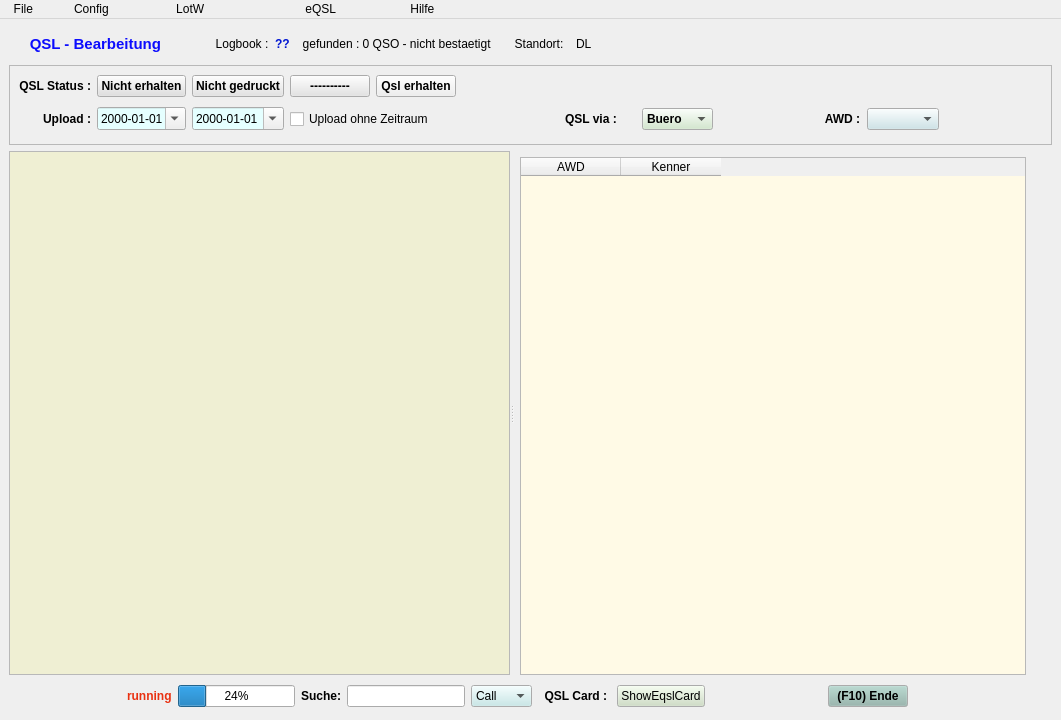
<?xml version="1.0" encoding="UTF-8"?>
<ui version="4.0">
 <class>qsl</class>
 <widget class="QMainWindow" name="qsl">
  <property name="geometry">
   <rect>
    <x>0</x>
    <y>0</y>
    <width>1061</width>
    <height>720</height>
   </rect>
  </property>
  <property name="windowTitle">
   <string>QslDialog</string>
  </property>
  <widget class="QWidget" name="centralwidget">
   <layout class="QGridLayout" name="gridLayout_5">
    <item row="0" column="0">
     <layout class="QGridLayout" name="gridLayout_3">
      <item row="0" column="0">
       <widget class="QLabel" name="label_3">
        <property name="palette">
         <palette>
          <active>
           <colorrole role="WindowText">
            <brush brushstyle="SolidPattern">
             <color alpha="255">
              <red>12</red>
              <green>12</green>
              <blue>254</blue>
             </color>
            </brush>
           </colorrole>
          </active>
          <inactive>
           <colorrole role="WindowText">
            <brush brushstyle="SolidPattern">
             <color alpha="255">
              <red>12</red>
              <green>12</green>
              <blue>254</blue>
             </color>
            </brush>
           </colorrole>
          </inactive>
          <disabled>
           <colorrole role="WindowText">
            <brush brushstyle="SolidPattern">
             <color alpha="255">
              <red>146</red>
              <green>145</green>
              <blue>144</blue>
             </color>
            </brush>
           </colorrole>
          </disabled>
         </palette>
        </property>
        <property name="font">
         <font>
          <pointsize>11</pointsize>
          <weight>75</weight>
          <bold>true</bold>
         </font>
        </property>
        <property name="text">
         <string>     QSL - Bearbeitung          </string>
        </property>
       </widget>
      </item>
      <item row="0" column="1">
       <widget class="QLabel" name="label_4">
        <property name="text">
         <string>  Logbook :</string>
        </property>
       </widget>
      </item>
      <item row="0" column="2">
       <widget class="QLabel" name="lableLogbook">
        <property name="palette">
         <palette>
          <active>
           <colorrole role="WindowText">
            <brush brushstyle="SolidPattern">
             <color alpha="255">
              <red>0</red>
              <green>21</green>
              <blue>210</blue>
             </color>
            </brush>
           </colorrole>
          </active>
          <inactive>
           <colorrole role="WindowText">
            <brush brushstyle="SolidPattern">
             <color alpha="255">
              <red>0</red>
              <green>21</green>
              <blue>210</blue>
             </color>
            </brush>
           </colorrole>
          </inactive>
          <disabled>
           <colorrole role="WindowText">
            <brush brushstyle="SolidPattern">
             <color alpha="255">
              <red>146</red>
              <green>145</green>
              <blue>144</blue>
             </color>
            </brush>
           </colorrole>
          </disabled>
         </palette>
        </property>
        <property name="font">
         <font>
          <weight>75</weight>
          <bold>true</bold>
         </font>
        </property>
        <property name="text">
         <string>??</string>
        </property>
       </widget>
      </item>
      <item row="0" column="3">
       <widget class="QLabel" name="labelCnt">
        <property name="text">
         <string>  gefunden : 0 QSO - nicht bestaetigt</string>
        </property>
       </widget>
      </item>
      <item row="0" column="4">
       <widget class="QLabel" name="label">
        <property name="text">
         <string>     Standort:  </string>
        </property>
        <property name="alignment">
         <set>Qt::AlignRight|Qt::AlignTrailing|Qt::AlignVCenter</set>
        </property>
       </widget>
      </item>
      <item row="0" column="5">
       <widget class="QLabel" name="label_7">
        <property name="text">
         <string>DL</string>
        </property>
       </widget>
      </item>
      <item row="0" column="6">
       <spacer name="horizontalSpacer_3">
        <property name="orientation">
         <enum>Qt::Horizontal</enum>
        </property>
        <property name="sizeHint" stdset="0">
         <size>
          <width>68</width>
          <height>31</height>
         </size>
        </property>
       </spacer>
      </item>
     </layout>
    </item>
    <item row="1" column="0" colspan="2">
     <widget class="QFrame" name="frame">
      <property name="frameShape">
       <enum>QFrame::StyledPanel</enum>
      </property>
      <property name="frameShadow">
       <enum>QFrame::Raised</enum>
      </property>
      <layout class="QGridLayout" name="gridLayout_2">
       <item row="0" column="0">
        <widget class="QLabel" name="label_8">
         <property name="font">
          <font>
           <pointsize>9</pointsize>
           <weight>75</weight>
           <bold>true</bold>
          </font>
         </property>
         <property name="text">
          <string>QSL Status :</string>
         </property>
         <property name="alignment">
          <set>Qt::AlignRight|Qt::AlignTrailing|Qt::AlignVCenter</set>
         </property>
        </widget>
       </item>
       <item row="0" column="1">
        <widget class="QPushButton" name="ButtonUnReceived">
         <property name="palette">
          <palette>
           <active>
            <colorrole role="Button">
             <brush brushstyle="SolidPattern">
              <color alpha="255">
               <red>224</red>
               <green>224</green>
               <blue>224</blue>
              </color>
             </brush>
            </colorrole>
           </active>
           <inactive>
            <colorrole role="Button">
             <brush brushstyle="SolidPattern">
              <color alpha="255">
               <red>224</red>
               <green>224</green>
               <blue>224</blue>
              </color>
             </brush>
            </colorrole>
           </inactive>
           <disabled>
            <colorrole role="Button">
             <brush brushstyle="SolidPattern">
              <color alpha="255">
               <red>224</red>
               <green>224</green>
               <blue>224</blue>
              </color>
             </brush>
            </colorrole>
           </disabled>
          </palette>
         </property>
         <property name="font">
          <font>
           <weight>75</weight>
           <bold>true</bold>
          </font>
         </property>
         <property name="focusPolicy">
          <enum>Qt::NoFocus</enum>
         </property>
         <property name="text">
          <string>Nicht erhalten</string>
         </property>
        </widget>
       </item>
       <item row="0" column="2">
        <widget class="QPushButton" name="ButtonNotSent">
         <property name="palette">
          <palette>
           <active>
            <colorrole role="Button">
             <brush brushstyle="SolidPattern">
              <color alpha="255">
               <red>228</red>
               <green>227</green>
               <blue>227</blue>
              </color>
             </brush>
            </colorrole>
           </active>
           <inactive>
            <colorrole role="Button">
             <brush brushstyle="SolidPattern">
              <color alpha="255">
               <red>228</red>
               <green>227</green>
               <blue>227</blue>
              </color>
             </brush>
            </colorrole>
           </inactive>
           <disabled>
            <colorrole role="Button">
             <brush brushstyle="SolidPattern">
              <color alpha="255">
               <red>228</red>
               <green>227</green>
               <blue>227</blue>
              </color>
             </brush>
            </colorrole>
           </disabled>
          </palette>
         </property>
         <property name="font">
          <font>
           <weight>75</weight>
           <bold>true</bold>
          </font>
         </property>
         <property name="focusPolicy">
          <enum>Qt::NoFocus</enum>
         </property>
         <property name="text">
          <string>Nicht gedruckt</string>
         </property>
        </widget>
       </item>
       <item row="0" column="3">
        <widget class="QPushButton" name="ButtonUnConfirmed">
         <property name="palette">
          <palette>
           <active>
            <colorrole role="Button">
             <brush brushstyle="SolidPattern">
              <color alpha="255">
               <red>228</red>
               <green>227</green>
               <blue>227</blue>
              </color>
             </brush>
            </colorrole>
           </active>
           <inactive>
            <colorrole role="Button">
             <brush brushstyle="SolidPattern">
              <color alpha="255">
               <red>228</red>
               <green>227</green>
               <blue>227</blue>
              </color>
             </brush>
            </colorrole>
           </inactive>
           <disabled>
            <colorrole role="Button">
             <brush brushstyle="SolidPattern">
              <color alpha="255">
               <red>228</red>
               <green>227</green>
               <blue>227</blue>
              </color>
             </brush>
            </colorrole>
           </disabled>
          </palette>
         </property>
         <property name="font">
          <font>
           <weight>75</weight>
           <bold>true</bold>
          </font>
         </property>
         <property name="focusPolicy">
          <enum>Qt::NoFocus</enum>
         </property>
         <property name="text">
          <string>----------</string>
         </property>
        </widget>
       </item>
       <item row="0" column="4">
        <widget class="QPushButton" name="ButtonReceived">
         <property name="font">
          <font>
           <weight>75</weight>
           <bold>true</bold>
          </font>
         </property>
         <property name="text">
          <string>Qsl erhalten</string>
         </property>
        </widget>
       </item>
       <item row="0" column="5">
        <spacer name="horizontalSpacer_10">
         <property name="orientation">
          <enum>Qt::Horizontal</enum>
         </property>
         <property name="sizeHint" stdset="0">
          <size>
           <width>9</width>
           <height>20</height>
          </size>
         </property>
        </spacer>
       </item>
       <item row="0" column="6" colspan="2">
        <spacer name="horizontalSpacer">
         <property name="orientation">
          <enum>Qt::Horizontal</enum>
         </property>
         <property name="sizeHint" stdset="0">
          <size>
           <width>148</width>
           <height>20</height>
          </size>
         </property>
        </spacer>
       </item>
       <item row="1" column="0">
        <widget class="QLabel" name="labelUp">
         <property name="font">
          <font>
           <pointsize>9</pointsize>
           <weight>75</weight>
           <bold>true</bold>
          </font>
         </property>
         <property name="text">
          <string>Upload :</string>
         </property>
         <property name="alignment">
          <set>Qt::AlignRight|Qt::AlignTrailing|Qt::AlignVCenter</set>
         </property>
        </widget>
       </item>
       <item row="1" column="1">
        <widget class="QDateEdit" name="dateEditHeute">
         <property name="palette">
          <palette>
           <active>
            <colorrole role="Base">
             <brush brushstyle="SolidPattern">
              <color alpha="255">
               <red>229</red>
               <green>255</green>
               <blue>255</blue>
              </color>
             </brush>
            </colorrole>
           </active>
           <inactive>
            <colorrole role="Base">
             <brush brushstyle="SolidPattern">
              <color alpha="255">
               <red>229</red>
               <green>255</green>
               <blue>255</blue>
              </color>
             </brush>
            </colorrole>
           </inactive>
           <disabled>
            <colorrole role="Base">
             <brush brushstyle="SolidPattern">
              <color alpha="255">
               <red>244</red>
               <green>244</green>
               <blue>244</blue>
              </color>
             </brush>
            </colorrole>
           </disabled>
          </palette>
         </property>
         <property name="displayFormat">
          <string>yyyy-MM-dd</string>
         </property>
         <property name="calendarPopup">
          <bool>true</bool>
         </property>
        </widget>
       </item>
       <item row="1" column="2">
        <widget class="QDateEdit" name="dateEditLast">
         <property name="palette">
          <palette>
           <active>
            <colorrole role="Base">
             <brush brushstyle="SolidPattern">
              <color alpha="255">
               <red>229</red>
               <green>255</green>
               <blue>255</blue>
              </color>
             </brush>
            </colorrole>
           </active>
           <inactive>
            <colorrole role="Base">
             <brush brushstyle="SolidPattern">
              <color alpha="255">
               <red>229</red>
               <green>255</green>
               <blue>255</blue>
              </color>
             </brush>
            </colorrole>
           </inactive>
           <disabled>
            <colorrole role="Base">
             <brush brushstyle="SolidPattern">
              <color alpha="255">
               <red>244</red>
               <green>244</green>
               <blue>244</blue>
              </color>
             </brush>
            </colorrole>
           </disabled>
          </palette>
         </property>
         <property name="displayFormat">
          <string>yyyy-MM-dd</string>
         </property>
         <property name="calendarPopup">
          <bool>true</bool>
         </property>
        </widget>
       </item>
       <item row="1" column="3" colspan="2">
        <widget class="QCheckBox" name="checkBoxZeitraum">
         <property name="text">
          <string>Upload ohne Zeitraum</string>
         </property>
         <property name="checked">
          <bool>false</bool>
         </property>
        </widget>
       </item>
       <item row="1" column="5">
        <spacer name="horizontalSpacer_9">
         <property name="orientation">
          <enum>Qt::Horizontal</enum>
         </property>
         <property name="sizeHint" stdset="0">
          <size>
           <width>40</width>
           <height>20</height>
          </size>
         </property>
        </spacer>
       </item>
       <item row="1" column="6">
        <widget class="QLabel" name="label_9">
         <property name="font">
          <font>
           <weight>75</weight>
           <bold>true</bold>
          </font>
         </property>
         <property name="text">
          <string>QSL via : </string>
         </property>
        </widget>
       </item>
       <item row="1" column="7">
        <widget class="QComboBox" name="BoxQslvia">
         <property name="palette">
          <palette>
           <active>
            <colorrole role="Button">
             <brush brushstyle="SolidPattern">
              <color alpha="255">
               <red>206</red>
               <green>232</green>
               <blue>200</blue>
              </color>
             </brush>
            </colorrole>
           </active>
           <inactive>
            <colorrole role="Button">
             <brush brushstyle="SolidPattern">
              <color alpha="255">
               <red>206</red>
               <green>232</green>
               <blue>200</blue>
              </color>
             </brush>
            </colorrole>
           </inactive>
           <disabled>
            <colorrole role="Button">
             <brush brushstyle="SolidPattern">
              <color alpha="255">
               <red>206</red>
               <green>232</green>
               <blue>200</blue>
              </color>
             </brush>
            </colorrole>
           </disabled>
          </palette>
         </property>
         <property name="font">
          <font>
           <weight>75</weight>
           <bold>true</bold>
          </font>
         </property>
         <property name="focusPolicy">
          <enum>Qt::NoFocus</enum>
         </property>
         <item>
          <property name="text">
           <string>Buero</string>
          </property>
         </item>
         <item>
          <property name="text">
           <string>Eqsl</string>
          </property>
         </item>
         <item>
          <property name="text">
           <string>LotW</string>
          </property>
         </item>
        </widget>
       </item>
       <item row="1" column="8">
        <spacer name="horizontalSpacer_7">
         <property name="orientation">
          <enum>Qt::Horizontal</enum>
         </property>
         <property name="sizeHint" stdset="0">
          <size>
           <width>85</width>
           <height>32</height>
          </size>
         </property>
        </spacer>
       </item>
       <item row="1" column="9">
        <widget class="QLabel" name="label_6">
         <property name="font">
          <font>
           <weight>75</weight>
           <bold>true</bold>
          </font>
         </property>
         <property name="text">
          <string> AWD :</string>
         </property>
        </widget>
       </item>
       <item row="1" column="10">
        <widget class="QComboBox" name="BoxAwd">
         <property name="palette">
          <palette>
           <active>
            <colorrole role="Button">
             <brush brushstyle="SolidPattern">
              <color alpha="255">
               <red>200</red>
               <green>227</green>
               <blue>232</blue>
              </color>
             </brush>
            </colorrole>
           </active>
           <inactive>
            <colorrole role="Button">
             <brush brushstyle="SolidPattern">
              <color alpha="255">
               <red>200</red>
               <green>227</green>
               <blue>232</blue>
              </color>
             </brush>
            </colorrole>
           </inactive>
           <disabled>
            <colorrole role="Button">
             <brush brushstyle="SolidPattern">
              <color alpha="255">
               <red>200</red>
               <green>227</green>
               <blue>232</blue>
              </color>
             </brush>
            </colorrole>
           </disabled>
          </palette>
         </property>
         <property name="focusPolicy">
          <enum>Qt::NoFocus</enum>
         </property>
        </widget>
       </item>
       <item row="1" column="11">
        <spacer name="horizontalSpacer_5">
         <property name="orientation">
          <enum>Qt::Horizontal</enum>
         </property>
         <property name="sizeHint" stdset="0">
          <size>
           <width>60</width>
           <height>20</height>
          </size>
         </property>
        </spacer>
       </item>
      </layout>
     </widget>
    </item>
    <item row="2" column="0">
     <widget class="QSplitter" name="splitter">
      <property name="orientation">
       <enum>Qt::Horizontal</enum>
      </property>
      <widget class="QTableWidget" name="qslTable">
       <property name="palette">
        <palette>
         <active>
          <colorrole role="Base">
           <brush brushstyle="SolidPattern">
            <color alpha="255">
             <red>239</red>
             <green>239</green>
             <blue>211</blue>
            </color>
           </brush>
          </colorrole>
         </active>
         <inactive>
          <colorrole role="Base">
           <brush brushstyle="SolidPattern">
            <color alpha="255">
             <red>239</red>
             <green>239</green>
             <blue>211</blue>
            </color>
           </brush>
          </colorrole>
         </inactive>
         <disabled>
          <colorrole role="Base">
           <brush brushstyle="SolidPattern">
            <color alpha="255">
             <red>244</red>
             <green>244</green>
             <blue>244</blue>
            </color>
           </brush>
          </colorrole>
         </disabled>
        </palette>
       </property>
      </widget>
      <widget class="QWidget" name="layoutWidget">
       <layout class="QGridLayout" name="gridLayout">
        <item row="0" column="0" rowspan="2" colspan="2">
         <widget class="QLabel" name="label_2">
          <property name="font">
           <font>
            <weight>75</weight>
            <bold>true</bold>
           </font>
          </property>
          <property name="text">
           <string>AWD Kenner</string>
          </property>
          <property name="alignment">
           <set>Qt::AlignCenter</set>
          </property>
         </widget>
        </item>
        <item row="1" column="1">
         <widget class="QTableWidget" name="awdTable">
          <property name="palette">
           <palette>
            <active>
             <colorrole role="Base">
              <brush brushstyle="SolidPattern">
               <color alpha="255">
                <red>255</red>
                <green>250</green>
                <blue>230</blue>
               </color>
              </brush>
             </colorrole>
            </active>
            <inactive>
             <colorrole role="Base">
              <brush brushstyle="SolidPattern">
               <color alpha="255">
                <red>255</red>
                <green>250</green>
                <blue>230</blue>
               </color>
              </brush>
             </colorrole>
            </inactive>
            <disabled>
             <colorrole role="Base">
              <brush brushstyle="SolidPattern">
               <color alpha="255">
                <red>244</red>
                <green>244</green>
                <blue>244</blue>
               </color>
              </brush>
             </colorrole>
            </disabled>
           </palette>
          </property>
          <column>
           <property name="text">
            <string>AWD</string>
           </property>
          </column>
          <column>
           <property name="text">
            <string>Kenner</string>
           </property>
          </column>
         </widget>
        </item>
       </layout>
      </widget>
     </widget>
    </item>
    <item row="2" column="1">
     <spacer name="verticalSpacer">
      <property name="orientation">
       <enum>Qt::Vertical</enum>
      </property>
      <property name="sizeHint" stdset="0">
       <size>
        <width>20</width>
        <height>338</height>
       </size>
      </property>
     </spacer>
    </item>
    <item row="3" column="0">
     <layout class="QGridLayout" name="gridLayout_4">
      <item row="0" column="0">
       <spacer name="horizontalSpacer_6">
        <property name="orientation">
         <enum>Qt::Horizontal</enum>
        </property>
        <property name="sizeHint" stdset="0">
         <size>
          <width>40</width>
          <height>20</height>
         </size>
        </property>
       </spacer>
      </item>
      <item row="0" column="1">
       <widget class="QLabel" name="labelRun">
        <property name="palette">
         <palette>
          <active>
           <colorrole role="WindowText">
            <brush brushstyle="SolidPattern">
             <color alpha="255">
              <red>233</red>
              <green>49</green>
              <blue>17</blue>
             </color>
            </brush>
           </colorrole>
          </active>
          <inactive>
           <colorrole role="WindowText">
            <brush brushstyle="SolidPattern">
             <color alpha="255">
              <red>233</red>
              <green>49</green>
              <blue>17</blue>
             </color>
            </brush>
           </colorrole>
          </inactive>
          <disabled>
           <colorrole role="WindowText">
            <brush brushstyle="SolidPattern">
             <color alpha="255">
              <red>126</red>
              <green>125</green>
              <blue>124</blue>
             </color>
            </brush>
           </colorrole>
          </disabled>
         </palette>
        </property>
        <property name="font">
         <font>
          <pointsize>9</pointsize>
          <weight>75</weight>
          <bold>true</bold>
         </font>
        </property>
        <property name="text">
         <string>running</string>
        </property>
       </widget>
      </item>
      <item row="0" column="2">
       <widget class="QProgressBar" name="progressBar">
        <property name="value">
         <number>24</number>
        </property>
       </widget>
      </item>
      <item row="0" column="3">
       <widget class="QLabel" name="label_5">
        <property name="font">
         <font>
          <weight>75</weight>
          <bold>true</bold>
         </font>
        </property>
        <property name="text">
         <string>Suche:</string>
        </property>
       </widget>
      </item>
      <item row="0" column="4">
       <widget class="QLineEdit" name="wLineEdit"/>
      </item>
      <item row="0" column="5">
       <widget class="QComboBox" name="wBox">
        <property name="palette">
         <palette>
          <active>
           <colorrole role="Button">
            <brush brushstyle="SolidPattern">
             <color alpha="255">
              <red>194</red>
              <green>232</green>
              <blue>232</blue>
             </color>
            </brush>
           </colorrole>
          </active>
          <inactive>
           <colorrole role="Button">
            <brush brushstyle="SolidPattern">
             <color alpha="255">
              <red>194</red>
              <green>232</green>
              <blue>232</blue>
             </color>
            </brush>
           </colorrole>
          </inactive>
          <disabled>
           <colorrole role="Button">
            <brush brushstyle="SolidPattern">
             <color alpha="255">
              <red>194</red>
              <green>232</green>
              <blue>232</blue>
             </color>
            </brush>
           </colorrole>
          </disabled>
         </palette>
        </property>
        <property name="font">
         <font>
          <weight>50</weight>
          <bold>false</bold>
         </font>
        </property>
        <item>
         <property name="text">
          <string>Call</string>
         </property>
        </item>
        <item>
         <property name="text">
          <string>Mode</string>
         </property>
        </item>
        <item>
         <property name="text">
          <string>Dxcc</string>
         </property>
        </item>
       </widget>
      </item>
      <item row="0" column="6">
       <widget class="QLabel" name="label_10">
        <property name="font">
         <font>
          <weight>75</weight>
          <bold>true</bold>
         </font>
        </property>
        <property name="text">
         <string>  QSL Card : </string>
        </property>
       </widget>
      </item>
      <item row="0" column="7">
       <widget class="QPushButton" name="ButtonQslCard">
        <property name="palette">
         <palette>
          <active>
           <colorrole role="Button">
            <brush brushstyle="SolidPattern">
             <color alpha="255">
              <red>205</red>
              <green>222</green>
              <blue>194</blue>
             </color>
            </brush>
           </colorrole>
          </active>
          <inactive>
           <colorrole role="Button">
            <brush brushstyle="SolidPattern">
             <color alpha="255">
              <red>205</red>
              <green>222</green>
              <blue>194</blue>
             </color>
            </brush>
           </colorrole>
          </inactive>
          <disabled>
           <colorrole role="Button">
            <brush brushstyle="SolidPattern">
             <color alpha="255">
              <red>205</red>
              <green>222</green>
              <blue>194</blue>
             </color>
            </brush>
           </colorrole>
          </disabled>
         </palette>
        </property>
        <property name="text">
         <string>ShowEqslCard</string>
        </property>
       </widget>
      </item>
      <item row="0" column="8">
       <spacer name="horizontalSpacer_4">
        <property name="orientation">
         <enum>Qt::Horizontal</enum>
        </property>
        <property name="sizeHint" stdset="0">
         <size>
          <width>28</width>
          <height>30</height>
         </size>
        </property>
       </spacer>
      </item>
      <item row="0" column="9">
       <widget class="QPushButton" name="ButtonEnde">
        <property name="palette">
         <palette>
          <active>
           <colorrole role="Button">
            <brush brushstyle="SolidPattern">
             <color alpha="255">
              <red>147</red>
              <green>183</green>
              <blue>173</blue>
             </color>
            </brush>
           </colorrole>
          </active>
          <inactive>
           <colorrole role="Button">
            <brush brushstyle="SolidPattern">
             <color alpha="255">
              <red>147</red>
              <green>183</green>
              <blue>173</blue>
             </color>
            </brush>
           </colorrole>
          </inactive>
          <disabled>
           <colorrole role="Button">
            <brush brushstyle="SolidPattern">
             <color alpha="255">
              <red>147</red>
              <green>183</green>
              <blue>173</blue>
             </color>
            </brush>
           </colorrole>
          </disabled>
         </palette>
        </property>
        <property name="font">
         <font>
          <weight>75</weight>
          <bold>true</bold>
         </font>
        </property>
        <property name="text">
         <string>(F10) Ende</string>
        </property>
       </widget>
      </item>
      <item row="0" column="10">
       <spacer name="horizontalSpacer_2">
        <property name="orientation">
         <enum>Qt::Horizontal</enum>
        </property>
        <property name="sizeHint" stdset="0">
         <size>
          <width>28</width>
          <height>20</height>
         </size>
        </property>
       </spacer>
      </item>
     </layout>
    </item>
   </layout>
  </widget>
  <widget class="QMenuBar" name="menubar">
   <property name="geometry">
    <rect>
     <x>0</x>
     <y>0</y>
     <width>1061</width>
     <height>25</height>
    </rect>
   </property>
   <widget class="QMenu" name="menuFile">
    <property name="title">
     <string> File        </string>
    </property>
    <addaction name="actionENDE"/>
    <addaction name="separator"/>
    <addaction name="actionQslDrucken"/>
    <addaction name="separator"/>
    <addaction name="actionLogVerwaltung"/>
   </widget>
   <widget class="QMenu" name="menuConfig">
    <property name="title">
     <string>Config                </string>
    </property>
    <addaction name="separator"/>
    <addaction name="actionConfig"/>
   </widget>
   <widget class="QMenu" name="menuHilfe">
    <property name="title">
     <string>Hilfe          </string>
    </property>
    <addaction name="actionQSLbearbeitung"/>
   </widget>
   <widget class="QMenu" name="menuLotwUpload">
    <property name="title">
     <string>LotW                          </string>
    </property>
    <addaction name="actionLotwUpload"/>
    <addaction name="separator"/>
    <addaction name="actionLotwRecords"/>
    <addaction name="actionLotwReport"/>
   </widget>
   <widget class="QMenu" name="menuLotwDownload">
    <property name="title">
     <string>eQSL                  </string>
    </property>
    <addaction name="separator"/>
    <addaction name="actionEqslUpload"/>
    <addaction name="separator"/>
    <addaction name="actionEqslRecords"/>
    <addaction name="actionEqslImport"/>
   </widget>
   <addaction name="menuFile"/>
   <addaction name="menuConfig"/>
   <addaction name="menuLotwUpload"/>
   <addaction name="menuLotwDownload"/>
   <addaction name="menuHilfe"/>
  </widget>
  <action name="actionENDE">
   <property name="text">
    <string>ENDE</string>
   </property>
  </action>
  <action name="actionConfig">
   <property name="text">
    <string>Config</string>
   </property>
  </action>
  <action name="actionLotwUpload">
   <property name="text">
    <string>Lotw Upload</string>
   </property>
  </action>
  <action name="actionQSLbearbeitung">
   <property name="text">
    <string>QSL Bearbeitung</string>
   </property>
  </action>
  <action name="actionQslDrucken">
   <property name="text">
    <string>QslDrucken</string>
   </property>
  </action>
  <action name="actionEqslRecords">
   <property name="text">
    <string>GetQSL Records</string>
   </property>
   <property name="font">
    <font/>
   </property>
  </action>
  <action name="actionEqslImport">
   <property name="text">
    <string>Read Report.adi File</string>
   </property>
  </action>
  <action name="actionLotwRecords">
   <property name="text">
    <string>Get QSL Records</string>
   </property>
  </action>
  <action name="actionEqslUpload">
   <property name="text">
    <string>Upload</string>
   </property>
  </action>
  <action name="actionLotwReport">
   <property name="text">
    <string>Read Report.adi file</string>
   </property>
  </action>
  <action name="actionLogVerwaltung">
   <property name="text">
    <string>Log Verwaltung</string>
   </property>
  </action>
 </widget>
 <resources/>
 <connections/>
</ui>
